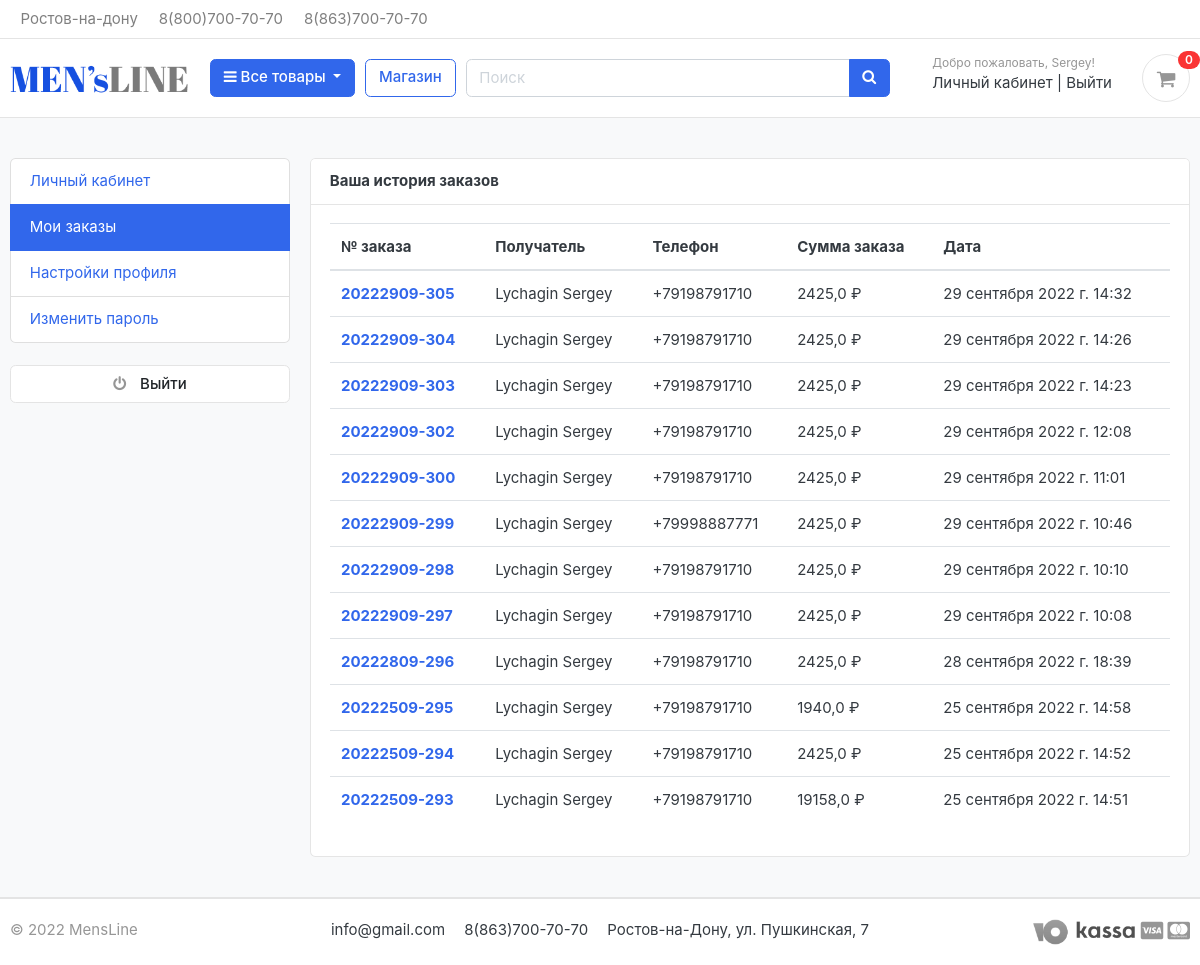
The app's page /accounts/my_orders/ (signed in), older data.
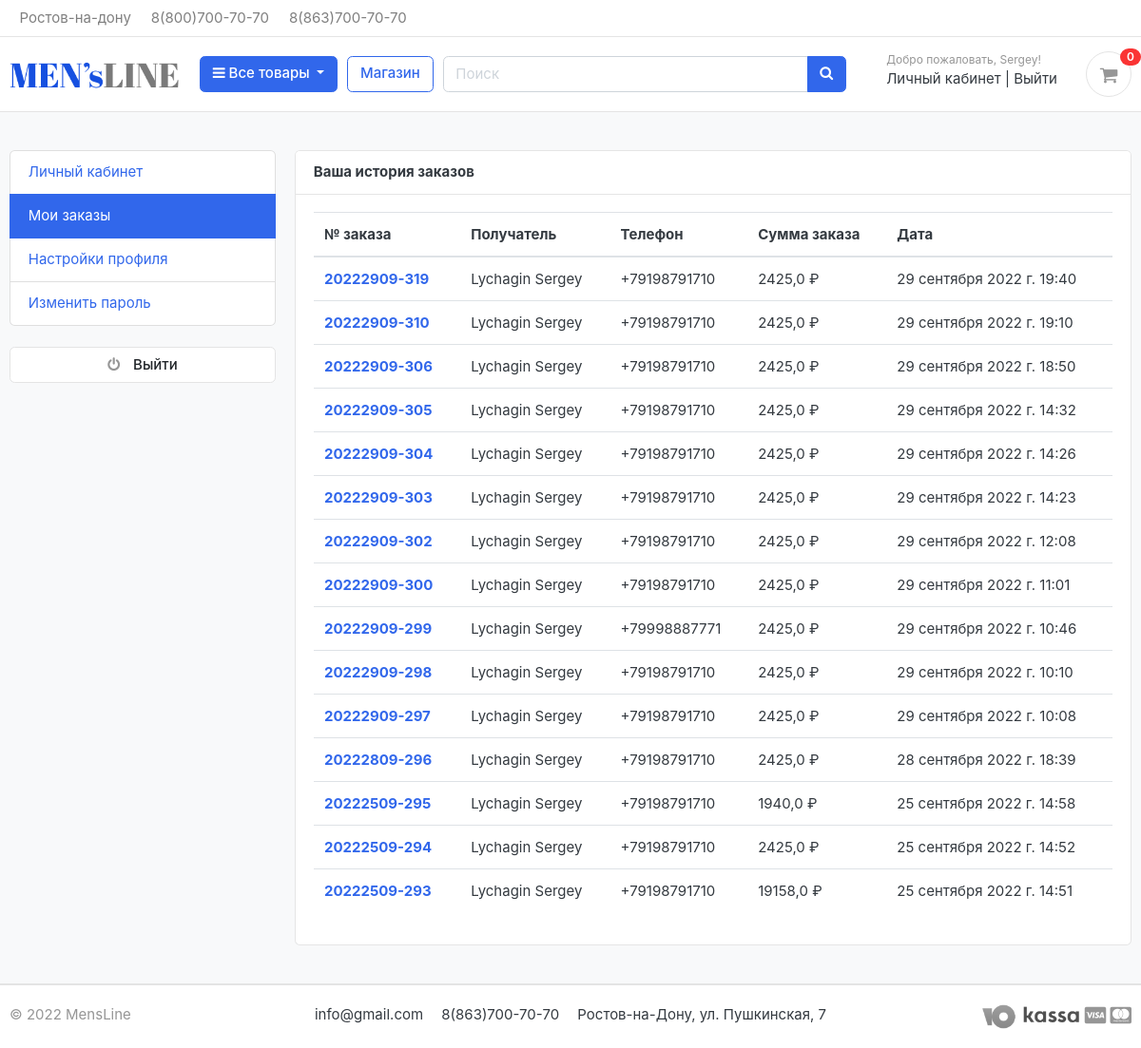
The same page, newer data.
### orders/models.py (models this page shows, shortened)
class Order(models.Model):
    STATUS = (
        ('New', 'New'),
        ('Accepted', 'Accepted'),
        ('Completed', 'Completed'),
        ('Cancelled', 'Cancelled'),
    )
    objects = models.Manager()
    user = models.ForeignKey(Account, on_delete=models.SET_NULL, null=True, verbose_name='Пользователь')
    payment = models.ForeignKey(Payment, on_delete=models.SET_NULL, blank=True, null=True, verbose_name='Платеж')
    order_number = models.CharField(max_length=20, verbose_name='Номер заказа')
    first_name = models.CharField(max_length=50, verbose_name='Имя')
    last_name = models.CharField(max_length=50, verbose_name='Фамилия')
    phone = models.CharField(max_length=15, verbose_name='Телефон')
    email = models.EmailField(max_length=50, verbose_name='Электронный адрес')
    address_line_1 = models.CharField(max_length=50, verbose_name='Адрес 1')
    address_line_2 = models.CharField(max_length=50, blank=True, verbose_name='Адрес 2')
    country = models.CharField(max_length=50, verbose_name='Страна')
    region = models.CharField(max_length=50, verbose_name='Регион')
    city = models.CharField(max_length=50, verbose_name='Город')
    order_note = models.CharField(max_length=100, blank=True, verbose_name='Примечание к заказу')
    order_total = models.FloatField(verbose_name='Сумма заказа')
    discount = models.FloatField(verbose_name='Скидка')
    status = models.CharField(max_length=10, choices=STATUS, default='New', verbose_name='Статус')
    ip = models.CharField(blank=True, max_length=20, verbose_name='IP адрес')
    is_ordered = models.BooleanField(default=False, verbose_name='Заказан')
    created_at = models.DateTimeField(auto_now_add=True, verbose_name='Дата создания')
    updated_at = models.DateTimeField(auto_now=True, verbose_name='Дата обновления')
    @admin.display(description='Фамилия Имя')
    def full_name(self):
        return f'{self.last_name} {self.first_name}'
    class Meta:
        verbose_name = 'Заказ'
        verbose_name_plural = 'Заказы'

### accounts/views.py (the view)
# urls.py: path('my_orders/', views.my_orders, name='my_orders'),
@login_required(login_url='login')
def my_orders(request):
    orders = Order.objects.filter(user=request.user, is_ordered=True).order_by('-created_at')
    context = {
        'orders': orders,
    }
    return render(request, 'accounts/my_orders.html', context)

### carts/context_processor.py (called while the page is built)
def counter(request):
    cart_count = 0
    if 'admin' in request.path:
        return {}
    else:
        try:
            cart = Cart.objects.filter(cart_id=_cart_id(request))
            if request.user.is_authenticated:
                cart_items = CartItem.objects.all().filter(user=request.user)
            else:
                cart_items = CartItem.objects.all().filter(cart=cart[:1])
            for cart_item in cart_items:
                cart_count += cart_item.quantity
        except ObjectDoesNotExist:
            cart_count = 0
    return dict(cart_count=cart_count)

### carts/views.py (called while the page is built)
def _cart_id(request):
    cart = request.session.session_key
    if not cart:
        cart = request.session.create()
    return cart

### category/context_processor.py (called while the page is built)
def menu_links(request):
    links = Category.objects.all().order_by('category_name')
    count_products_by_category = [len(Product.objects.filter(category=link, is_available=True)) for link in links]
    return dict(links=links, count_products_by_category=count_products_by_category)

### category/models.py (called while the page is built)
    def get_url(self):
        return reverse('products_by_category', args=[self.slug])

### templates/accounts/my_orders.html (shortened to what this page needs)
{% extends 'base.html' %}
{% block content %}
<section class="section-content padding-y bg">
    <div class="container">
        <div class="row">
            {% include 'includes/dashboard_sidebar.html' %}
            <main class="col-md-9">
                <article class="card">
                    <header class="card-header">
                        <strong class="d-inline-block mr-3">Ваша история заказов</strong>
                    </header>
                    <div class="card-body">
                        <div class="row">
                            <div class="col-md-12">
                                <table class="table table-hover">
                                  <thead>
                                    <tr>
                                      <th scope="col">№ заказа</th>
                                      <th scope="col">Получатель</th>
                                      <th scope="col">Телефон</th>
                                      <th scope="col">Сумма заказа</th>
                                        <th scope="col">Дата</th>
                                    </tr>
                                  </thead>
                                  <tbody>
                                  {% for order in orders %}
                                    <tr>
                                      <th scope="row"><a href="{% url 'order_detail' order.order_number %}">{{order.order_number}}</a></th>
                                      <td>{{order.full_name}}</td>
                                      <td>{{order.phone}}</td>
                                      <td>{{order.order_total}} ₽</td>
                                      <td>{{order.created_at}}</td>
                                    </tr>
                                  {% endfor %}
                                  </tbody>
                                </table>
                            </div>
                        </div>
                    </div>
                </article>
            </main>
        </div>
    </div>
</section>
{% endblock %}

Row changes from the older to the newer data that the page shows:
added Order: order_number "20222909-319", full_name "Lychagin Sergey", phone "+79198791710", order_total "2425,0", created_at "29 сентября 2022 г. 19:40"
added Order: order_number "20222909-310", full_name "Lychagin Sergey", phone "+79198791710", order_total "2425,0", created_at "29 сентября 2022 г. 19:10"
added Order: order_number "20222909-306", full_name "Lychagin Sergey", phone "+79198791710", order_total "2425,0", created_at "29 сентября 2022 г. 18:50"
